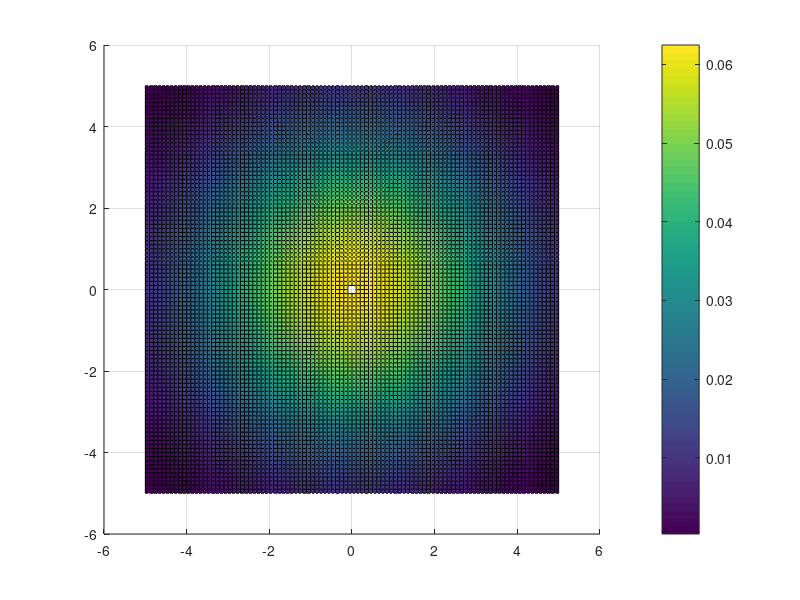

The MATLAB source for this figure: (Note: this script raises an error after producing the figure.)
%% пункт a
x=[2,5,7,1,6,2,5,3,0,1];
m=0;
for k=1:10
    m=m+ x(k);
end
m=m/10;% среднее значение
M=m*ones(1,10);
S= (x-M).^2;
b=0;
for k=1:10
    b=b+ S(k);
end
b= (b/(10-1))^0.5;% стандартное оклонение
%% пункт b
Y=rand(110);
i=0;
for k=1:110
    i=i+Y(k,k);
end
ii=0;
for k=1:110
    ii=ii+Y(k,111-k);
end
y=Y;
for k=1:110
    y(k,k)=Y(k,111-k);
end
v=zeros(11,11);
for k=1:10:109
    for p=1:10:109
        A=Y(k:k+9,p:p+9);
        v(fix(k/10)+1,fix(p/10)+1)=det(A);
    end
end
v
vdet = det(v);
ydet = det(Y);
%% пункт c
a=zeros(1,20);
a(1,1)=0;
a(1,2)=1;
for i=3:20
    a(1,i)=a(1,i-1)+a(1,i-2);
end
fprintf('%d\n',a);
%% пункт d
x=-pi/2:0.003:pi/2;
f = @(x)(((sin(0.1.*x)./x).*(sin(20*x)./sin(x))).^2);
y= f(x);
figure;
grid on;
hold on;
plot(x,y);
%% пункт e
[x, y] = meshgrid(-5:0.1:5,-5:0.1:5);

r = sqrt(x.^2+y.^2);
z = (besselj(1,0.5*r).^2)./(r.^2);

surf(x, y, z);
colorbar;
%% пункт f
z = 0:0.21:400;
t = sqrt(z);
t = [-t, t];
t = sort(t);
x = fresnelc(t);
y = fresnels(t);

figure; 
hold on; 
grid on; 
plot(x, y);
%% f'
t=-10*pi:0.02:10*pi;
plot(fresnelc(t),fresnels(t),'r','linewidth',2);
hold on;
plot(-fresnelc(t),-fresnels(t),'r','linewidth',2);
axis([-1 1 -1 1]);
axis square;
title('Спираль Корню');
xlabel('Fresnel C(x)');
ylabel('Fresnel S(x)');
grid on;
